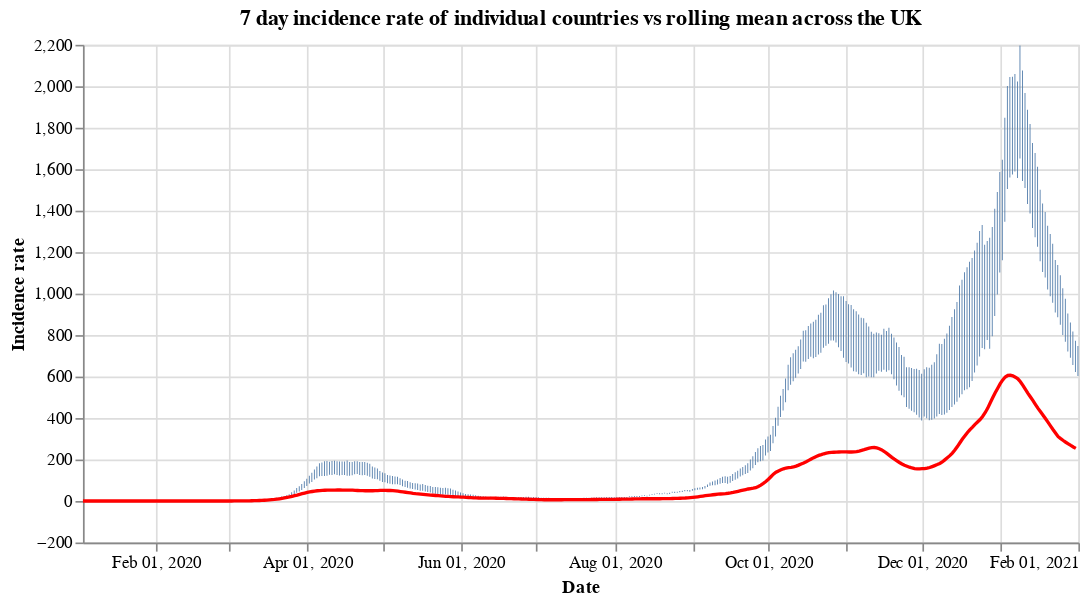

Write notebook code for a chart like this one.
### Code cell
#collapse
countries = uk_cases['areaName'].unique()
countries.sort()

selection = alt.selection_single(
    name='Select',
    fields=['areaName'],
    init={'areaName': 'Wales'},
    bind={'areaName': alt.binding_select(options=countries)}
)

# scatter plot, modify opacity based on selection
bars = alt.Chart(uk_cases).mark_bar().add_selection(
    selection
).encode(
    x=alt.X("yearmonthdate(date):T", axis=alt.Axis(title='Date')),
    y=alt.Y("weeklyCasesRate:Q", axis=alt.Axis(title='Incidence rate')),
    tooltip='weeklyCasesRate:Q',
    opacity=alt.condition(selection, alt.value(1), alt.value(0))
).properties(title=f'7 day incidence rate of individual countries vs rolling mean across the UK', width=600)

line = alt.Chart(overview_cases).mark_line(
    color='red',
    size=2,
).transform_window(
    rolling_mean='mean(weeklyCasesRate)',
    frame=[0, 7]
).encode(
    x='yearmonthdate(date):T',
    y='rolling_mean:Q'
)

alt.layer(bars, line)

### Figure 1 — Vega-Lite specification as saved in the notebook (floating-point values rounded to 4 significant figures; data arrays with more than 128 entries replaced by an {"elided": "..."} marker saying what was removed)
{"config": {"view": {"continuousWidth": 400, "continuousHeight": 300}}, "layer": [{"data": {"name": "data-b689a1ddcd557c159e6b532836937c62"}, "mark": "bar", "encoding": {"opacity": {"condition": {"value": 1, "selection": "Select"}, "value": 0}, "tooltip": {"type": "quantitative", "field": "weeklyCasesRate"}, "x": {"type": "temporal", "axis": {"title": "Date"}, "field": "date", "timeUnit": "yearmonthdate"}, "y": {"type": "quantitative", "axis": {"title": "Incidence rate"}, "field": "weeklyCasesRate"}}, "selection": {"Select": {"type": "single", "fields": ["areaName"], "init": {"areaName": "Wales"}, "bind": {"areaName": {"input": "select", "options": ["England", "Northern Ireland", "Scotland", "Wales"]}}}}, "title": "7 day incidence rate of individual countries vs rolling mean across the UK", "width": 600}, {"data": {"name": "data-f3fe79b9f0c4c9156ce39596cd68b685"}, "mark": {"type": "line", "color": "red", "size": 2}, "encoding": {"x": {"type": "temporal", "field": "date", "timeUnit": "yearmonthdate"}, "y": {"type": "quantitative", "field": "rolling_mean"}}, "transform": [{"window": [{"op": "mean", "field": "weeklyCasesRate", "as": "rolling_mean"}], "frame": [0, 7]}]}], "$schema": "https://vega.github.io/schema/vega-lite/v4.8.1.json", "datasets": {"data-b689a1ddcd557c159e6b532836937c62": {"elided": "1580 records"}, "data-f3fe79b9f0c4c9156ce39596cd68b685": {"elided": "395 records"}}}
